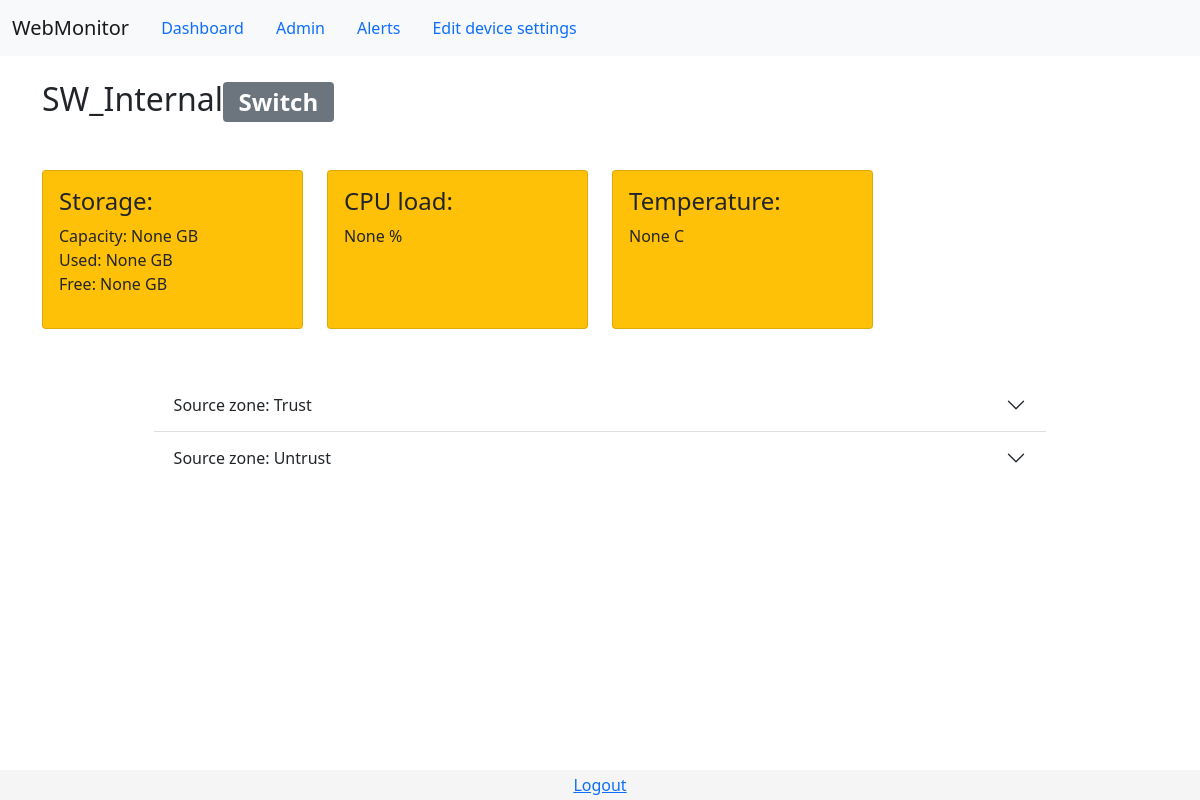
The app's page /device/SW_Internal/ (signed in) with its own data.
### WebMonitor/models.py (models this page shows, shortened)
class Device(models.Model):
    name = models.CharField(max_length=50)
    community_name = models.CharField(max_length=50)
    type = models.CharField(max_length=30)
    producent = models.ForeignKey(Producent, on_delete=models.PROTECT)
    model = models.CharField(max_length=50)
    ipaddress = models.GenericIPAddressField()
    sessions = models.PositiveIntegerField(editable=False, null=True)
    status = models.CharField(max_length=50, editable=False, null=True)
    storage = models.DecimalField(editable=False, null=True, decimal_places=2, max_digits=10)
    used_storage = models.DecimalField(editable=False, null=True, decimal_places=2, max_digits=10)
    used_storage_warning = models.DecimalField(null=True, blank=True, decimal_places=2, max_digits=10)
    used_storage_critical = models.DecimalField(null=True, blank=True, decimal_places=2, max_digits=10)
    used_storage_percentage = models.DecimalField(null=True, blank=True, decimal_places=2, max_digits=10, editable=False)
    free_storage = models.DecimalField(editable=False, null=True, decimal_places=2, max_digits=10)
    cpu_load = models.PositiveIntegerField(editable=False, null=True)
    cpu_load_warning = models.PositiveIntegerField(null=True, blank=True)
    cpu_load_critical = models.PositiveIntegerField(null=True, blank=True)
    temperature = models.IntegerField(editable=False, null=True)
    temperature_warning = models.IntegerField(null=True, blank=True)
    temperature_critical = models.IntegerField(null=True, blank=True)
    session_count_warning = models.IntegerField(null=True, blank=True)
    session_count_critical = models.IntegerField(null=True, blank=True)
    status_opOID = models.CharField(max_length=100, null=True, blank=True)
    temperature_opOID = models.CharField(max_length=100, null=True, blank=True)
    cpu_opOID = models.CharField(max_length=100, null=True, blank=True)
    storage_opOID = models.CharField(max_length=100, null=True, blank=True)
    storage_alloc_opOID = models.CharField(max_length=100, null=True, blank=True)
    usedstorage_opOID = models.CharField(max_length=100, null=True, blank=True)

class Zone(models.Model):
    name = models.CharField(max_length=30)
    firewall = models.ForeignKey(Firewall, on_delete=models.CASCADE, null=True, blank=True)

### WebMonitor/views.py (the view)
# urls.py: path('device/<devicename>/', views.deviceInfo, name='wmdeviceinfo'),
@login_required(login_url='/login/')
def deviceInfo(request, devicename):
    context = {
        'devicename': Device.objects.get(name=devicename),
        'zones': Zone.objects.all(),
        'sessions': Session.objects.filter(device=Device.objects.get(name=devicename)),
        'services': Service.objects.filter(device=Device.objects.get(name=devicename))
    }
    return render(request, 'WebMonitor/deviceInfo.html', context)

### WebMonitor/templates/WebMonitor/deviceInfo.html (shortened to what this page needs)
﻿{% extends "WebMonitor/base.html" %}
{% block navitem %}
    <li class="nav-item">
        <a class="nav-link" href="/admin/WebMonitor/device/{{devicename.id}}/change/">Edit device settings</a>
    </li>
{% endblock navitem %}
{% block content %}
    <h2>{{ devicename.name }}<span class="badge bg-secondary">{{ devicename.type }}</span></h2>
    <div class="row row-cols-1 row-cols-md-4 g-4">
        {% if devicename.storage_opOID != None %}
        <div class="col">
            {% if devicename.used_storage_percentage < devicename.used_storage_warning %}
            <div class="card h-100 text-dark bg-light mb-3">
            {% elif devicename.used_storage_percentage > devicename.used_storage_critical %}
            <div class="card h-100 text-white bg-danger mb-3">
            {% else %}
            <div class="card h-100 text-dark bg-warning mb-3">
            {% endif %}
                <div class="card-body">
                    <h4 class="card-title">Storage:</h4>
                    <p class="card-text">
                        Capacity: {{ devicename.storage }} GB <br />
                        Used: {{ devicename.used_storage }} GB <br />
                        Free: {{ devicename.free_storage }} GB
                    </p>
                </div>
            </div>
        </div>
        {% endif %}
        {% if devicename.cpu_opOID != None %}
        <div class="col">
            {% if devicename.cpu_load < devicename.cpu_load_warning %}
            <div class="card h-100 text-dark bg-light mb-3">
            {% elif devicename.cpu_load > devicename.cpu_load_critical %}
            <div class="card h-100 text-white bg-danger mb-3">
            {% else %}
            <div class="card h-100 text-dark bg-warning mb-3">
            {% endif %}
                <div class="card-body">
                    <h4 class="card-title">CPU load:</h4>
                    <p class="card-text">
                        {{ devicename.cpu_load }} %
                    </p>
                </div>
            </div>
        </div>
        {% endif %}
        {% if devicename.temperature_opOID != None %}
        <div class="col">
            {% if devicename.temperature < devicename.temperature_warning %}
            <div class="card h-100 text-dark bg-light mb-3">
            {% elif devicename.temperature > devicename.temperature_critical %}
            <div class="card h-100 text-white bg-danger mb-3">
            {% else %}
            <div class="card h-100 text-dark bg-warning mb-3">
            {% endif %}
                <div class="card-body">
                    <h4 class="card-title">Temperature:</h4>
                    <p class="card-text">
                        {{ devicename.temperature }} C
                    </p>
                </div>
            </div>
        </div>
        {% endif %}
    </div>
    <div class="accordion accordion-flush" id="accordionFlushExample">
        {% for zone in zones %}
            <div class="accordion-item">
                <h2 class="accordion-header" id="flush-headingOne_{{zone.name}}">
                    <button class="accordion-button collapsed" type="button" data-bs-toggle="collapse" data-bs-target="#flush-collapseOne_{{zone.name}}" aria-expanded="false" aria-controls="flush-collapseOne_{{zone.name}}">
                        Source zone: {{ zone.name }}
                    </button>
                </h2>
            </div>
        {% endfor %}
    </div>
{% endblock content %}

### WebMonitor/static/WebMonitor/main.css (style rules this page uses)
body { margin-top:0px; }
.accordion { padding-top: 50px; margin-left: 10%; margin-right: 10%; }
.row { padding-top: 40px; }

### records on screen
Device: name "SW_Internal", type "Switch", storage "None", used_storage "None", free_storage "None", cpu_load "None", temperature "None"
Zone: name "Trust"
Zone: name "Untrust"
